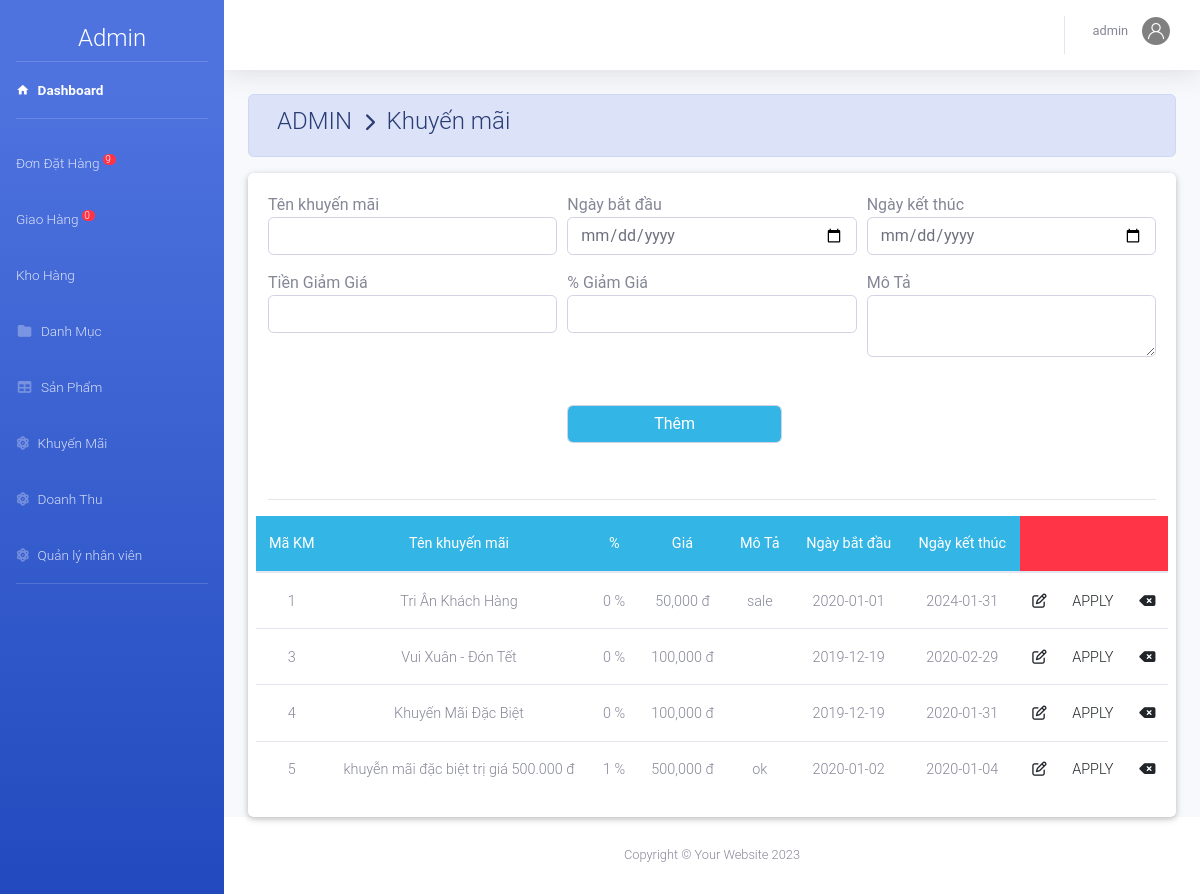
The page /Faship/admin/index.php?action=khuyenmai (signed in) on the database its author committed.
### tables this page shows
CREATE TABLE `khuyenmai` (
  `MaKM` int(11) NOT NULL,
  `TenKM` varchar(50) DEFAULT NULL,
  `MoTa` varchar(11) DEFAULT NULL,
  `KM_PT` int(5) DEFAULT NULL,
  `TienKM` decimal(10,0) DEFAULT NULL,
  `NgayBD` date DEFAULT NULL,
  `NgayKT` date DEFAULT NULL
);

### Faship/admin/khuyenmai/khuyenmai.php (the view)
<?php
	$sql="select * from khuyenmai ";
	$rs=mysqli_query($conn,$sql);
?>
		<div class="row">
			<table class="table table-hover m-auto text-center" >
				<thead class="badge-info" style="font-size: 14px;">
					<tr>
						<th>Mã KM</th><th>Tên khuyến mãi</th><th>%</th><th> Giá</th><th>Mô Tả</th><th>Ngày bắt đầu</th><th>Ngày kết thúc </th><th class="badge-danger" colspan="3"></th>
					</tr>
				</thead>
				<tbody  style="font-size: 12px;">
			 <?php $so=0;
				 while ($row=mysqli_fetch_array($rs)) { ?>
					<tr>
						<td><?php echo $row['MaKM']; ?></td>
						<td><?php echo $row['TenKM']; ?></td>
						<td><?php echo $row['KM_PT'].' %'; ?></td>
						<td><?php echo number_format($row['TienKM']).' đ'; ?></td>
						<td><?php echo $row['MoTa']; ?></td>
						<td><?php echo $row['NgayBD']; ?></td>
						<td><?php echo $row['NgayKT']; ?></td>
						<td><a href="index.php?action=khuyenmai&view=sua&makm=<?php echo $row['MaKM']; ?>" ><i class="far fa-edit"></i></a></td>
						<td><a href="index.php?action=khuyenmai&view=apply&makm=<?php echo $row['MaKM']; ?>" >APPLY</a></td>
						<td><a href="khuyenmai/xuly.php?xoa=xoa&makm=<?php echo $row['MaKM']; ?>" ><i class="fas fa-backspace"></i></a></td>
					</tr>
			 <?php	} ?>
				</tbody>
			</table>
		</div>
	</div>
</div>

### rows shown on the page
khuyenmai: MaKM "1", TenKM "Tri Ân Khách Hàng", KM_PT "0", TienKM "50,000", MoTa "sale", NgayBD "2020-01-01", NgayKT "2024-01-31"
khuyenmai: MaKM "3", TenKM "Vui Xuân - Đón Tết", KM_PT "0", TienKM "100,000", NgayBD "2019-12-19", NgayKT "2020-02-29"
khuyenmai: MaKM "4", TenKM "Khuyến Mãi Đặc Biệt", KM_PT "0", TienKM "100,000", NgayBD "2019-12-19", NgayKT "2020-01-31"
khuyenmai: MaKM "5", TenKM "khuyễn mãi đặc biệt trị giá 500.000 đ", KM_PT "1", TienKM "500,000", MoTa "ok", NgayBD "2020-01-02", NgayKT "2020-01-04"

### other values the page prints
$dem "9"
$dem "0"
$nv['TenNV'] "admin"
